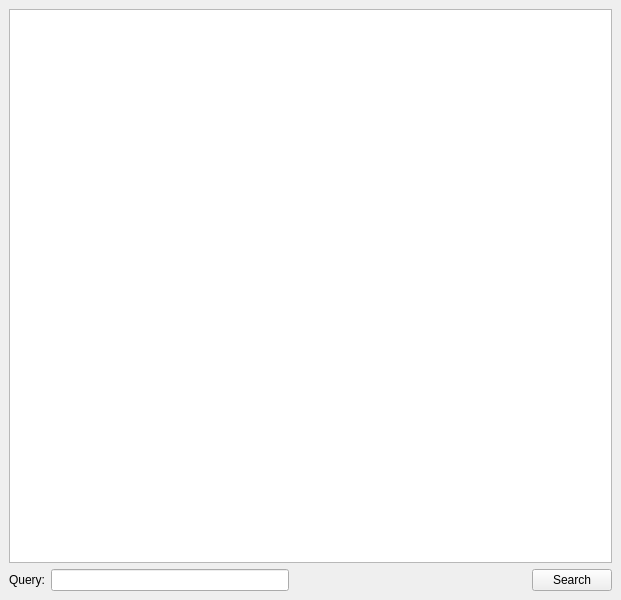
<?xml version="1.0" encoding="UTF-8"?>
<ui version="4.0">
 <class>MainWindow</class>
 <widget class="QMainWindow" name="MainWindow">
  <property name="geometry">
   <rect>
    <x>0</x>
    <y>0</y>
    <width>621</width>
    <height>600</height>
   </rect>
  </property>
  <property name="windowTitle">
   <string>MainWindow</string>
  </property>
  <widget class="QWidget" name="centralwidget">
   <layout class="QVBoxLayout" name="verticalLayout">
    <item>
     <widget class="QTextEdit" name="resultsTextEdit">
      <property name="textInteractionFlags">
       <set>Qt::LinksAccessibleByKeyboard|Qt::LinksAccessibleByMouse|Qt::TextBrowserInteraction|Qt::TextSelectableByKeyboard|Qt::TextSelectableByMouse</set>
      </property>
     </widget>
    </item>
    <item>
     <layout class="QHBoxLayout" name="horizontalLayout">
      <item>
       <widget class="QLabel" name="label">
        <property name="text">
         <string>Query:</string>
        </property>
       </widget>
      </item>
      <item>
       <widget class="QLineEdit" name="queryLineEdit"/>
      </item>
      <item>
       <spacer name="horizontalSpacer">
        <property name="orientation">
         <enum>Qt::Horizontal</enum>
        </property>
        <property name="sizeHint" stdset="0">
         <size>
          <width>40</width>
          <height>20</height>
         </size>
        </property>
       </spacer>
      </item>
      <item>
       <widget class="QPushButton" name="startSearchButton">
        <property name="text">
         <string>Search</string>
        </property>
       </widget>
      </item>
     </layout>
    </item>
   </layout>
  </widget>
 </widget>
 <resources/>
 <connections/>
</ui>
